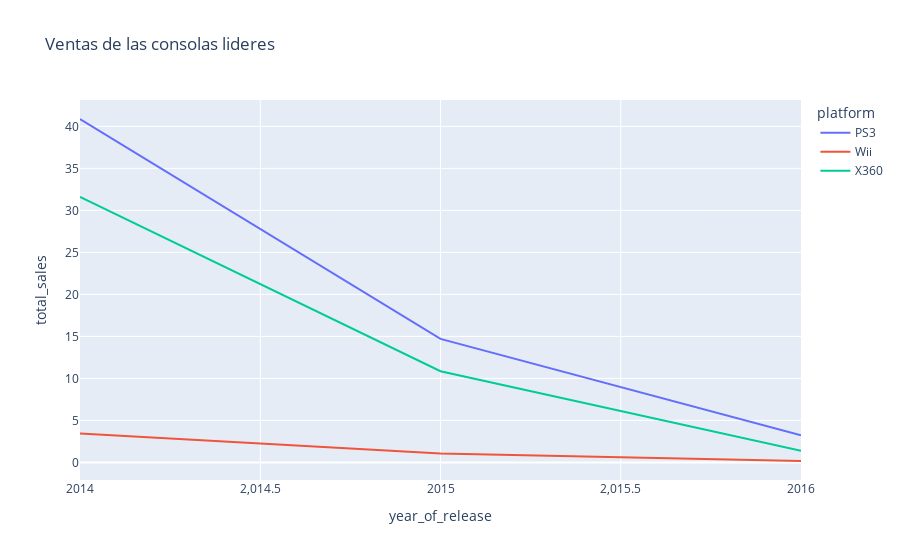

The cell this chart's notebook holds for it:
### Code cell
fig3=px.line(bounded_data[bounded_data['year_of_release']>=2014],x='year_of_release',y='total_sales',color='platform', title='Ventas de las consolas lideres')
fig3.show()

### Figure 1 — Plotly figure (JSON) as saved in the notebook; plotly's stock layout.template omitted (floating-point values rounded to 4 significant figures)
{"data": [{"hovertemplate": "platform=PS3<br>year_of_release=%{x}<br>total_sales=%{y}<extra></extra>", "legendgroup": "PS3", "line": {"color": "#636efa", "dash": "solid"}, "marker": {"symbol": "circle"}, "mode": "lines", "name": "PS3", "orientation": "v", "showlegend": true, "type": "scatter", "x": [2014, 2015, 2016], "xaxis": "x", "y": [40.88, 14.7, 3.23], "yaxis": "y"}, {"hovertemplate": "platform=Wii<br>year_of_release=%{x}<br>total_sales=%{y}<extra></extra>", "legendgroup": "Wii", "line": {"color": "#EF553B", "dash": "solid"}, "marker": {"symbol": "circle"}, "mode": "lines", "name": "Wii", "orientation": "v", "showlegend": true, "type": "scatter", "x": [2014, 2015, 2016], "xaxis": "x", "y": [3.45, 1.05, 0.17], "yaxis": "y"}, {"hovertemplate": "platform=X360<br>year_of_release=%{x}<br>total_sales=%{y}<extra></extra>", "legendgroup": "X360", "line": {"color": "#00cc96", "dash": "solid"}, "marker": {"symbol": "circle"}, "mode": "lines", "name": "X360", "orientation": "v", "showlegend": true, "type": "scatter", "x": [2014, 2015, 2016], "xaxis": "x", "y": [31.61, 10.86, 1.4], "yaxis": "y"}], "layout": {"legend": {"title": {"text": "platform"}, "tracegroupgap": 0}, "title": {"text": "Ventas de las consolas lideres"}, "xaxis": {"anchor": "y", "domain": [0, 1], "title": {"text": "year_of_release"}}, "yaxis": {"anchor": "x", "domain": [0, 1], "title": {"text": "total_sales"}}}}
